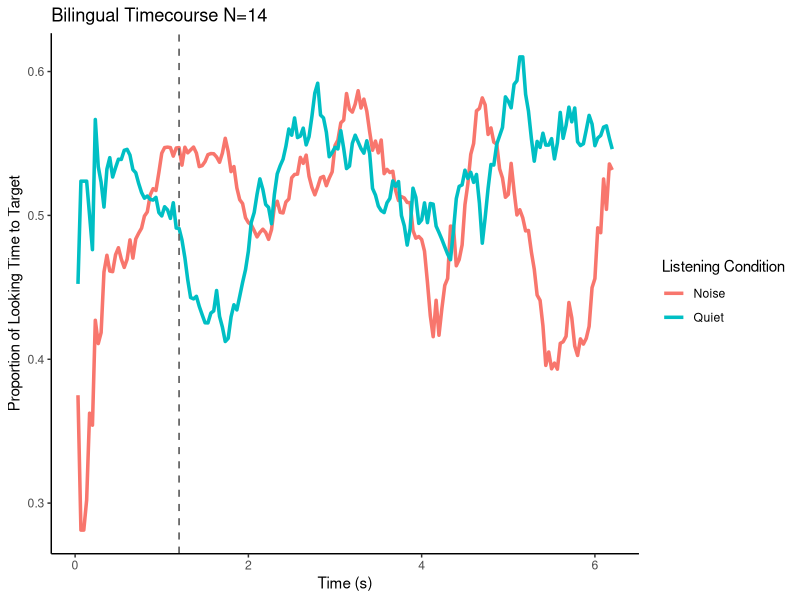
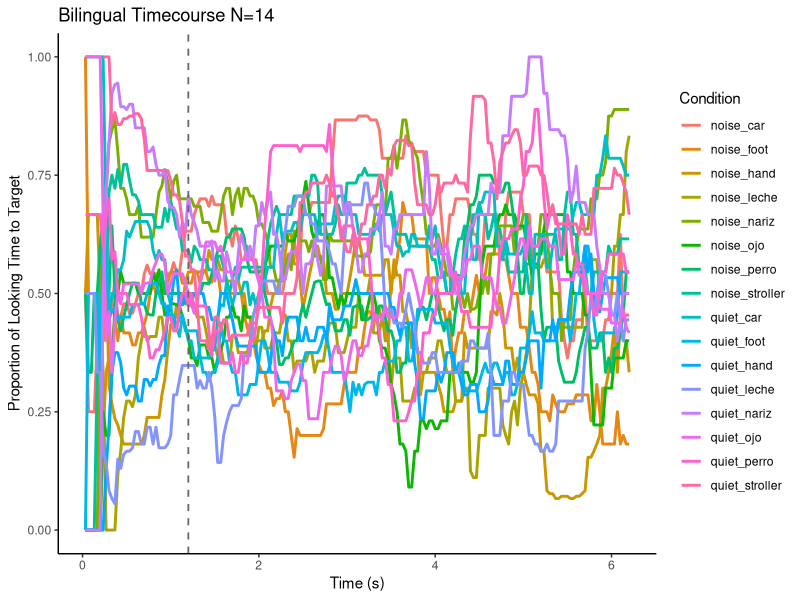
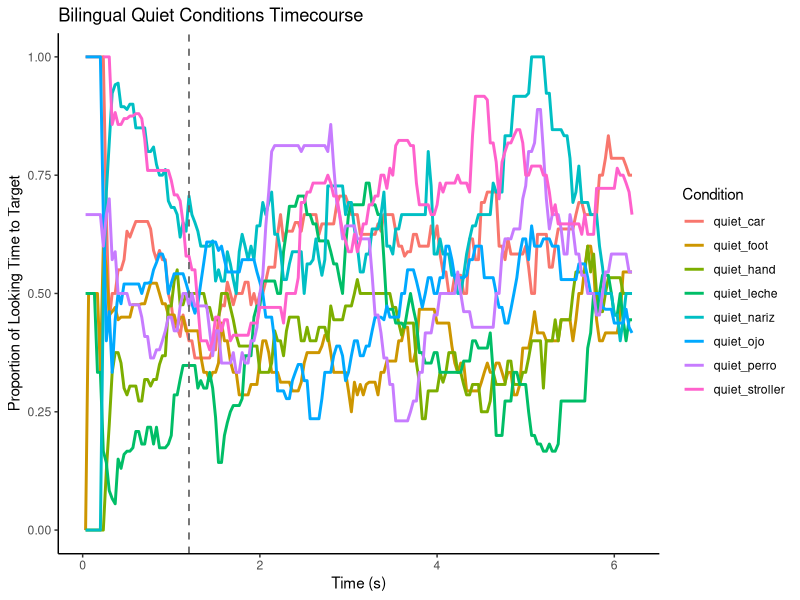
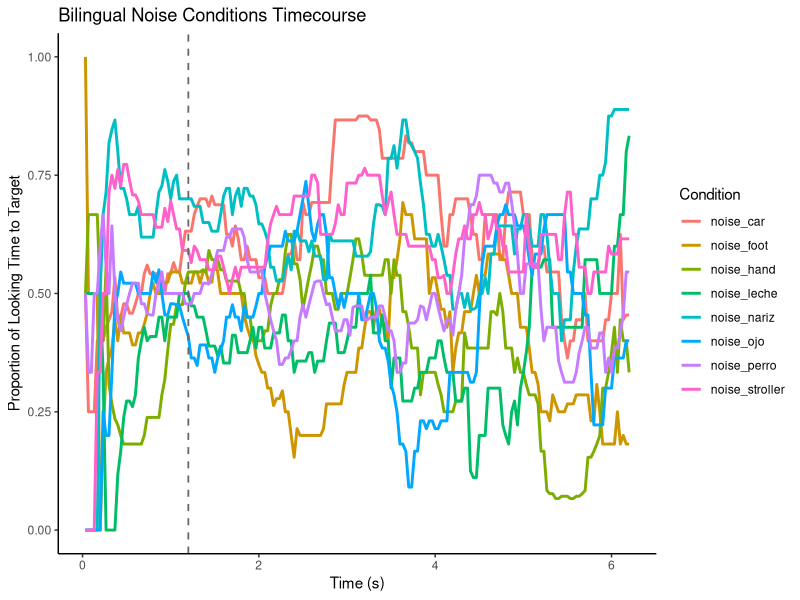
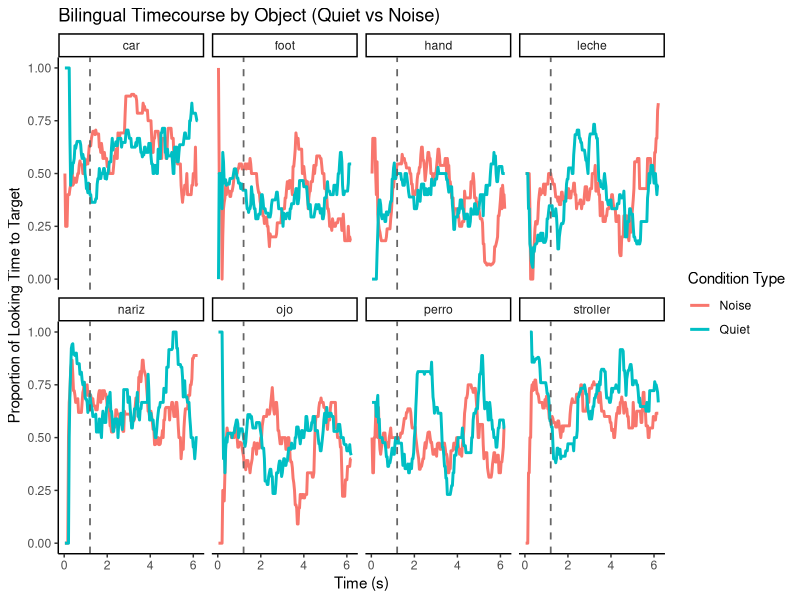

The R script that drew these images, in order: (Note: this script raises an error after producing the figures.)
## ---- chunk 1
library(tidyverse)

#Reading in the timecourse output and plotting the bilingual timecourse in R.
btime <- read_csv(
  "bilingual_timecourse.csv",
  col_names = TRUE
)

btime <- btime %>%
  rename(condition = 1)

btime_long <- btime %>%
  pivot_longer(
    cols = -condition,
    names_to = "time",
    values_to = "looking_time"
  ) %>%
  mutate(
    time = as.numeric(time)
  )
## ---- chunk 2
#Reformatting the data so we can look at timecourse across quiet and noise conditions only.
btime_long <- btime_long %>%
  mutate(
    quiet_noise = case_when(
      str_starts(condition, "quiet") ~ "Quiet",
      str_starts(condition, "noise") ~ "Noise"
    )
  )
## ---- chunk 3
btime_plot <- btime_long %>%
  group_by(time, quiet_noise) %>%
  summarise(
    mean_looking = mean(looking_time, na.rm = TRUE),
    .groups = "drop"
  )
## ---- chunk 4
ggplot(btime_plot, aes(x = time, y = mean_looking, color = quiet_noise)) +
  geom_line(linewidth = 1.2) +
  geom_vline(
    xintercept = 1.2,
    linetype = "dashed",
    linewidth = 0.6,
    color = "gray40"
  ) +
  labs(
   title = "Bilingual Timecourse N=14",
   x = "Time (s)",
    y = "Proportion of Looking Time to Target",
    color = "Listening Condition"
  ) +
  theme_classic()
## ---- chunk 5
ggplot(btime_long, aes(x = time, y = looking_time, color = condition)) +
  geom_line(linewidth = 1) +
  geom_vline(
    xintercept = 1.2,
    linetype = "dashed",
    linewidth = 0.6,
    color = "gray40"
  ) +
  labs(
    title = "Bilingual Timecourse N=14",
    x = "Time (s)",
    y = "Proportion of Looking Time to Target",
    color = "Condition"
  ) +
  theme_classic()
## ---- chunk 6
btime_quiet <- btime_long %>%
  filter(str_starts(condition, "quiet_"))

ggplot(btime_quiet, aes(x = time, y = looking_time, color = condition)) +
  geom_line(linewidth = 1) +
  geom_vline(
    xintercept = 1.2,
    linetype = "dashed",
    linewidth = 0.6,
    color = "gray40"
  ) +
  labs(
    title = "Bilingual Quiet Conditions Timecourse",
    x = "Time (s)",
    y = "Proportion of Looking Time to Target",
    color = "Condition"
  ) +
  theme_classic()

## ---- chunk 7
btime_noise <- btime_long %>%
  filter(str_starts(condition, "noise_"))

ggplot(btime_noise, aes(x = time, y = looking_time, color = condition)) +
  geom_line(linewidth = 1) +
  geom_vline(
    xintercept = 1.2,
    linetype = "dashed",
    linewidth = 0.6,
    color = "gray40"
  ) +
  labs(
    title = "Bilingual Noise Conditions Timecourse",
    x = "Time (s)",
    y = "Proportion of Looking Time to Target",
    color = "Condition"
  ) +
  theme_classic()
## ---- chunk 8
btime_object <- btime_long %>%
  mutate(object = str_remove(condition, "^(quiet_|noise_)"))

ggplot(btime_object, aes(x = time, y = looking_time, color = quiet_noise)) +
  geom_line(linewidth = 1) +
  geom_vline(
    xintercept = 1.2,
    linetype = "dashed",
    linewidth = 0.6,
    color = "gray40"
  ) +
  facet_wrap(~ object, ncol = 4) +
  labs(
    title = "Bilingual Timecourse by Object (Quiet vs Noise)",
    x = "Time (s)",
    y = "Proportion of Looking Time to Target",
    color = "Condition Type"
  ) +
  theme_classic()
## ---- chunk 9
bwindow <- read.csv("bwindow.csv", header=TRUE,na.strings=c(""))

#remove rows based on NA in Participant column (empty rows)
bwindow <- bwindow %>% drop_na(Participant)

#remove trials that we don't want based on the name
bwindow <- bwindow[!bwindow$Trial.Type %in% c("baseline_1", "baseline_2", "baseline_3", "baseline_4", "quiet_eye", "noise_eye", "quiet_nose", "noise_nose", "quiet_milk", "noise_milk", "quiet_dog", "noise_dog"),]

bwindow <- bwindow %>%
  mutate(
    quiet_noise = case_when(
      str_starts(Trial.Type, "quiet") ~ "Quiet",
      str_starts(Trial.Type, "noise") ~ "Noise"
    )
  )

rownames(bwindow) <- NULL
## ---- chunk 10
bwindow %>%
  group_by(quiet_noise) %>%
  summarise(
    mean_accuracy = mean(Type.Accuracy, na.rm = TRUE),
    .groups = "drop"
  )
## ---- chunk 11
mtime <- read_csv(
  "monolingual_timecourse.csv",
  col_names = TRUE
)

mtime <- mtime %>%
  rename(condition = 1)

mtime_long <- mtime %>%
  pivot_longer(
    cols = -condition,
    names_to = "time",
    values_to = "looking_time"
  ) %>%
  mutate(
    time = as.numeric(time)
  )
## ---- chunk 12
#Reformatting the data so we can look at timecourse across quiet and noise conditions only.
mtime_long <- mtime_long %>%
  mutate(
    quiet_noise = case_when(
      str_starts(condition, "quiet") ~ "Quiet",
      str_starts(condition, "noise") ~ "Noise"
    )
  )
## ---- chunk 13
mtime_plot <- mtime_long %>%
  group_by(time, quiet_noise) %>%
  summarise(
    mean_looking = mean(looking_time, na.rm = TRUE),
    .groups = "drop"
  )
## ---- chunk 14
ggplot(mtime_plot, aes(x = time, y = mean_looking, color = quiet_noise)) +
  geom_line(linewidth = 1.2) +
  geom_vline(
    xintercept = 1.2,
    linetype = "dashed",
    linewidth = 0.6,
    color = "gray40"
  ) +
  labs(
   title = "Monolingual Timecourse N=23",
   x = "Time (s)",
    y = "Proportion of Looking Time to Target",
    color = "Listening Condition"
  ) +
  theme_classic()
## ---- chunk 15
ggplot(mtime_long, aes(x = time, y = looking_time, color = condition)) +
  geom_line(linewidth = 1) +
  geom_vline(
    xintercept = 1.2,
    linetype = "dashed",
    linewidth = 0.6,
    color = "gray40"
  ) +
  labs(
    title = "Monolingual Timecourse N=23",
    x = "Time (s)",
    y = "Proportion of Looking Time to Target",
    color = "Condition"
  ) +
  theme_classic()
## ---- chunk 16
mtime_quiet <- mtime_long %>%
  filter(str_starts(condition, "quiet_"))

ggplot(mtime_quiet, aes(x = time, y = looking_time, color = condition)) +
  geom_line(linewidth = 1) +
  geom_vline(
    xintercept = 1.2,
    linetype = "dashed",
    linewidth = 0.6,
    color = "gray40"
  ) +
  labs(
    title = "Monolingual Quiet Conditions Timecourse",
    x = "Time (s)",
    y = "Proportion of Looking Time to Target",
    color = "Condition"
  ) +
  theme_classic()
## ---- chunk 17
mtime_noise <- mtime_long %>%
  filter(str_starts(condition, "noise_"))

ggplot(mtime_noise, aes(x = time, y = looking_time, color = condition)) +
  geom_line(linewidth = 1) +
  geom_vline(
    xintercept = 1.2,
    linetype = "dashed",
    linewidth = 0.6,
    color = "gray40"
  ) +
  labs(
    title = "Monolingual Noise Conditions Timecourse",
    x = "Time (s)",
    y = "Proportion of Looking Time to Target",
    color = "Condition"
  ) +
  theme_classic()
## ---- chunk 18
mtime_object <- mtime_long %>%
  mutate(object = str_remove(condition, "^(quiet_|noise_)"))

ggplot(mtime_object, aes(x = time, y = looking_time, color = quiet_noise)) +
  geom_line(linewidth = 1) +
  geom_vline(
    xintercept = 1.2,
    linetype = "dashed",
    linewidth = 0.6,
    color = "gray40"
  ) +
  facet_wrap(~ object, ncol = 4) +
  labs(
    title = "Monolingual Timecourse by Object (Quiet vs Noise)",
    x = "Time (s)",
    y = "Proportion of Looking Time to Target",
    color = "Condition Type"
  ) +
  theme_classic()
## ---- chunk 19
mwindow <- read.csv("mwindow.csv", header=TRUE,na.strings=c(""))

#remove rows based on NA in Participant column (empty rows)
mwindow <- mwindow %>% drop_na(Participant)

#remove trials that we don't want based on the name
mwindow <- mwindow[!mwindow$Trial.Type %in% c("baseline_1", "baseline_2", "baseline_3", "baseline_4", "quiet_ojo","noise_perro", "noise_nariz", "quiet_perro", "quiet_nariz", "noise_ojo", "quiet_leche", "noise_leche"),]

mwindow <- mwindow %>%
  mutate(
    quiet_noise = case_when(
      str_starts(Trial.Type, "quiet") ~ "Quiet",
      str_starts(Trial.Type, "noise") ~ "Noise"
    )
  )

rownames(mwindow) <- NULL
## ---- chunk 20
mwindow %>%
  group_by(quiet_noise) %>%
  summarise(
    mean_accuracy = mean(Type.Accuracy, na.rm = TRUE),
    .groups = "drop"
  )
